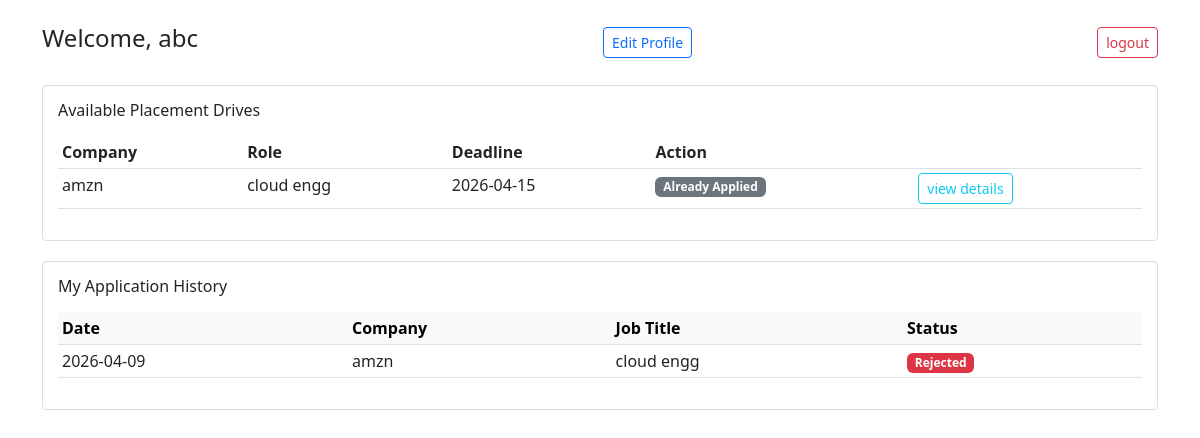
/student/dashboard/2, run on the app's committed database.
### model.py (models this page shows)
class StudentProfile(db.Model):
    __tablename__='student_profiles'
    id=db.Column(db.Integer,primary_key=True)
    user_id=db.Column(db.Integer,db.ForeignKey('users.id'),nullable=False)
    full_name=db.Column(db.String(100),nullable=False)
    contact=db.Column(db.String(20))
    education=db.Column(db.Text)
    skills=db.Column(db.Text)
    resume_path=db.Column(db.String(200))
    applications=db.relationship('Application',backref='student',lazy=True)

class PlacementDrive(db.Model):
    __tablename__='placement_drives'
    id=db.Column(db.Integer,primary_key=True)
    company_id=db.Column(db.Integer,db.ForeignKey('company_profiles.id'),nullable=False)
    job_title=db.Column(db.String(100),nullable=False)
    job_description=db.Column(db.Text,nullable=False)
    eligibility=db.Column(db.Text)
    deadline=db.Column(db.DateTime,nullable=False)
    salary_range=db.Column(db.String(50))
    status=db.Column(db.String(20),default='Pending')
    applications=db.relationship('Application',backref='drive',lazy=True)

class CompanyProfile(db.Model):
    __tablename__='company_profiles'
    id=db.Column(db.Integer,primary_key=True)
    user_id=db.Column(db.Integer,db.ForeignKey('users.id'),nullable=False)
    name=db.Column(db.String(100),nullable=False)
    hr_contact=db.Column(db.String(50))
    website=db.Column(db.String(100))
    industry=db.Column(db.String(50))
    status=db.Column(db.String(20),default='Pending')
    drives=db.relationship('PlacementDrive',backref='company',lazy=True)

class Application(db.Model):
    __tablename__='applications'
    id=db.Column(db.Integer,primary_key=True)
    student_id=db.Column(db.Integer,db.ForeignKey('student_profiles.id'),nullable=False)
    drive_id=db.Column(db.Integer,db.ForeignKey('placement_drives.id'),nullable=False)
    date_applied=db.Column(db.DateTime,default=datetime.now)
    status=db.Column(db.String(20),default='Applied')
    __table_args__=(
        db.UniqueConstraint('student_id','drive_id',name='_student_drive_uc'),
    )

### app.py (the view)
@app.route('/student/dashboard/<int:user_id>')
def student_dashboard(user_id):
    user=User.query.get(user_id)
    student=user.student_profile
    all_drives=PlacementDrive.query.filter_by(status='Approved').all()
    my_applications=Application.query.filter_by(student_id=student.id).all()
    applied_drive_ids=[app.drive_id for app in my_applications]
    return render_template('student_dashboard.html',
        student=student,
        drives=all_drives,
        my_apps=my_applications,
        applied_ids=applied_drive_ids,
        user_id=user_id)

### templates/student_dashboard.html (shortened to what this page needs)
<!DOCTYPE html>
<html>
<head>
    <link href="https://cdn.jsdelivr.net/npm/bootstrap@5.3.0/dist/css/bootstrap.min.css" rel="stylesheet">
</head>
<body class="container py-4">
    <div class="d-flex justify-content-between align-items-center mb-4">
        <h4>Welcome, {{ student.full_name }}</h4>
        <a href="/student/profile/{{ user_id }}" class="btn btn-sm btn-outline-primary">Edit Profile</a>
        <a href="/" class="btn btn-sm btn-outline-danger">logout</a>
    </div>
    <div class="box">
        <h6>Available Placement Drives</h6>
        <table class="table table-sm mt-3">
            <thead>
                <tr><th>Company</th><th>Role</th><th>Deadline</th><th>Action</th><th> </th></tr>
            </thead>
            <tbody>
                {% for d in drives %}
                <tr>
                    <td>{{ d.company.name }}</td>
                    <td>{{ d.job_title }}</td>
                    <td>{{ d.deadline.strftime('%Y-%m-%d') }}</td>
                    <td>
                        {% if d.id in applied_ids %}
                            <span class="badge bg-secondary">Already Applied</span>
                        {% else %}
                            <a href="/student/apply/{{ d.id }}/{{ user_id }}" class="btn btn-sm btn-primary">Apply Now</a>
                        {% endif %}
                    </td>
                    <td><a href="/drive/details/{{ d.id }}/{{ user_id }}" class="btn btn-sm btn-outline-info">view details</a></td>
                </tr>
                {% else %}
                <tr><td colspan="4" class="text-center text-muted">No active drives available.</td></tr>
                {% endfor %}
            </tbody>
        </table>
    </div>
    <div class="box">
        <h6>My Application History</h6>
        <table class="table table-sm mt-3">
            <thead class="table-light">
                <tr><th>Date</th><th>Company</th><th>Job Title</th><th>Status</th></tr>
            </thead>
            <tbody>
                {% for app in my_apps %}
                <tr>
                    <td>{{ app.date_applied.strftime('%Y-%m-%d') }}</td>
                    <td>{{ app.drive.company.name }}</td>
                    <td>{{ app.drive.job_title }}</td>
                    <td>
                        <span class="badge
                            {% if app.status == 'Selected' %}bg-success
                            {% elif app.status == 'Rejected' %}bg-danger
                            {% elif app.status == 'Shortlisted' %}bg-info
                            {% else %}bg-warning text-dark{% endif %}">
                            {{ app.status }}
                        </span>
                    </td>
                </tr>
                {% else %}
                <tr><td colspan="4" class="text-center text-muted">You haven't applied to any drives yet.</td></tr>
                {% endfor %}
            </tbody>
        </table>
    </div>
</body>
</html>

### templates/student_dashboard.html (style rules this page uses)
.box { border: 1px solid #ddd; padding: 15px; margin-bottom: 20px; border-radius: 4px; }

### data on the page
StudentProfile: full_name "abc"
PlacementDrive: company.name "amzn", job_title "cloud engg", deadline "2026-04-15", shows "Already Applied"
Application: date_applied "2026-04-09", drive.company.name "amzn", drive.job_title "cloud engg", status "Rejected"
